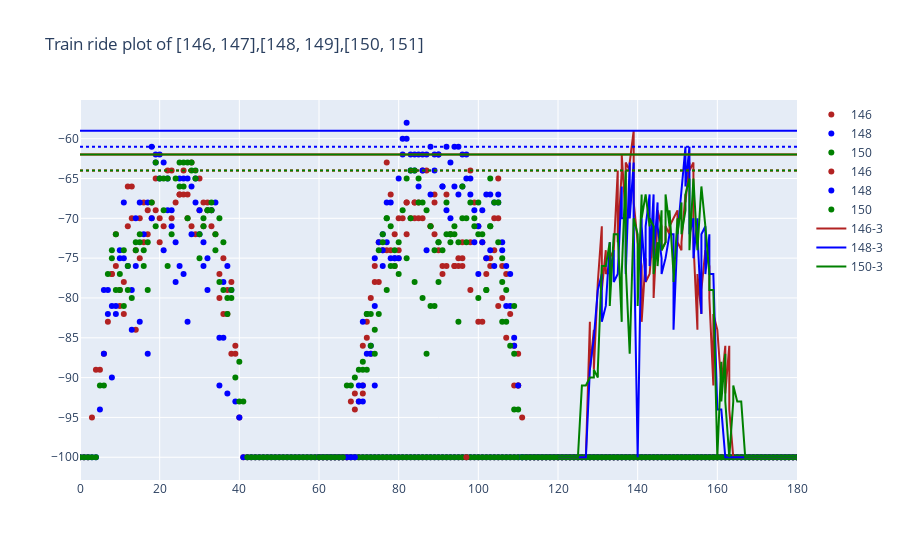

Notebook cell for this chart:
### Code cell
time_shift = 60
time_range = 180
fig = go.Figure()

# Create and style traces
fig.add_trace(go.Scatter(x=train_ride1[0]["time_delta"], y=train_ride1[0]["RSSI"], name=beacon1[0],
                         mode='markers',line=dict(color='firebrick', width=1)))
fig.add_trace(go.Scatter(x=train_ride1[1]["time_delta"], y=train_ride1[1]["RSSI"], name=beacon2[0],
                         mode='markers',line=dict(color='blue', width=1)))
fig.add_trace(go.Scatter(x=train_ride1[2]["time_delta"], y=train_ride1[2]["RSSI"], name=beacon3[0],
                         mode='markers',line=dict(color='green', width=1)))

fig.add_trace(go.Scatter(x=train_ride2[0]["time_delta"]+time_shift, y=train_ride2[0]["RSSI"], name=beacon1[0],
                         mode='markers',line=dict(color='firebrick', width=1)))
fig.add_trace(go.Scatter(x=train_ride2[1]["time_delta"]+time_shift, y=train_ride2[1]["RSSI"], name=beacon2[0],
                         mode='markers',line=dict(color='blue', width=1)))
fig.add_trace(go.Scatter(x=train_ride2[2]["time_delta"]+time_shift, y=train_ride2[2]["RSSI"], name=beacon3[0],
                         mode='markers',line=dict(color='green', width=1)))

fig.add_trace(go.Scatter(x=train_ride3[0]["time_delta"]+2*time_shift, y=train_ride3[0]["RSSI"], name=str(beacon1[0])+'-3',
                         line=dict(color='firebrick', width=2)))
fig.add_trace(go.Scatter(x=train_ride3[1]["time_delta"]+2*time_shift, y=train_ride3[1]["RSSI"], name=str(beacon2[0])+'-3',
                         line=dict(color='blue', width=2)))
fig.add_trace(go.Scatter(x=train_ride3[2]["time_delta"]+2*time_shift, y=train_ride3[2]["RSSI"], name=str(beacon3[0])+'-3',
                         line=dict(color='green', width=2)))

#fig.add_hline(y=-64,line_width=3,line_color="firebrick")

#Add horizontal line for threshold
fig.add_shape(type='line',
                x0=0,
                y0=-64,
                x1=time_range,
                y1=-64,
                line=dict(color='Red',dash='dot'),
                xref='x',
                yref='y'                
)

fig.add_shape(type='line',
                x0=0,
                y0=-62,
                x1=time_range,
                y1=-62,
                line=dict(color='Red'),
                xref='x',
                yref='y'                
)
fig.add_shape(type='line',
                x0=0,
                y0=-64,
                x1=time_range,
                y1=-64,
                line=dict(color='green',dash='dot'),
                xref='x',
                yref='y'                
)

fig.add_shape(type='line',
                x0=0,
                y0=-62,
                x1=time_range,
                y1=-62,
                line=dict(color='green'),
                xref='x',
                yref='y'                
)

fig.add_shape(type='line',
                x0=0,
                y0=-61,
                x1=time_range,
                y1=-61,
                line=dict(color='blue',dash='dot'),
                xref='x',
                yref='y'                
)

fig.add_shape(type='line',
                x0=0,
                y0=-59,
                x1=time_range,
                y1=-59,
                line=dict(color='blue'),
                xref='x',
                yref='y'                
)


fig.update_layout(xaxis_range=[0,time_range],title='Train ride plot of {},{},{}'.format(beacon1,beacon2,beacon3))

fig.show()
fig.write_html("Train ride plot.html")

### Figure 1 — Plotly figure (JSON) as saved in the notebook; plotly's stock layout.template omitted (floating-point values rounded to 4 significant figures; data arrays with more than 128 entries replaced by an {"elided": "..."} marker saying what was removed)
{"data": [{"line": {"color": "firebrick", "width": 1}, "mode": "markers", "name": "146", "type": "scatter", "x": {"elided": "234 int values"}, "y": {"elided": "234 int values"}}, {"line": {"color": "blue", "width": 1}, "mode": "markers", "name": "148", "type": "scatter", "x": {"elided": "235 int values"}, "y": {"elided": "235 int values"}}, {"line": {"color": "green", "width": 1}, "mode": "markers", "name": "150", "type": "scatter", "x": {"elided": "234 int values"}, "y": {"elided": "234 int values"}}, {"line": {"color": "firebrick", "width": 1}, "mode": "markers", "name": "146", "type": "scatter", "x": {"elided": "292 int values"}, "y": {"elided": "292 int values"}}, {"line": {"color": "blue", "width": 1}, "mode": "markers", "name": "148", "type": "scatter", "x": {"elided": "292 int values"}, "y": {"elided": "292 int values"}}, {"line": {"color": "green", "width": 1}, "mode": "markers", "name": "150", "type": "scatter", "x": {"elided": "292 int values"}, "y": {"elided": "292 int values"}}, {"line": {"color": "firebrick", "width": 2}, "name": "146-3", "type": "scatter", "x": {"elided": "258 int values"}, "y": {"elided": "258 int values"}}, {"line": {"color": "blue", "width": 2}, "name": "148-3", "type": "scatter", "x": {"elided": "250 int values"}, "y": {"elided": "250 int values"}}, {"line": {"color": "green", "width": 2}, "name": "150-3", "type": "scatter", "x": {"elided": "255 int values"}, "y": {"elided": "255 int values"}}], "layout": {"shapes": [{"line": {"color": "Red", "dash": "dot"}, "type": "line", "x0": 0, "x1": 180, "xref": "x", "y0": -64, "y1": -64, "yref": "y"}, {"line": {"color": "Red"}, "type": "line", "x0": 0, "x1": 180, "xref": "x", "y0": -62, "y1": -62, "yref": "y"}, {"line": {"color": "green", "dash": "dot"}, "type": "line", "x0": 0, "x1": 180, "xref": "x", "y0": -64, "y1": -64, "yref": "y"}, {"line": {"color": "green"}, "type": "line", "x0": 0, "x1": 180, "xref": "x", "y0": -62, "y1": -62, "yref": "y"}, {"line": {"color": "blue", "dash": "dot"}, "type": "line", "x0": 0, "x1": 180, "xref": "x", "y0": -61, "y1": -61, "yref": "y"}, {"line": {"color": "blue"}, "type": "line", "x0": 0, "x1": 180, "xref": "x", "y0": -59, "y1": -59, "yref": "y"}], "title": {"text": "Train ride plot of [146, 147],[148, 149],[150, 151]"}, "xaxis": {"range": [0, 180]}}}
